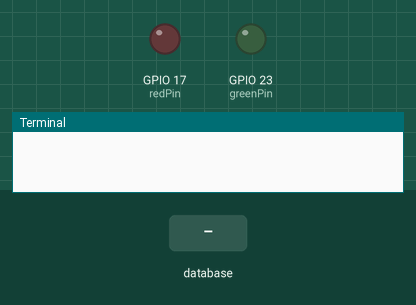
This program was run on a simulated Raspberry Pi (BCM pin numbers). Shown: output pins drawn as LEDs (lit = HIGH), the last lines printed to the terminal. The test bench sets the inputs (shaded band). Each call to the cloud database takes 0.3 s, and an entry nobody has set reads as its off value or as empty; sound played through the audio output is not drawn and takes no time.

Above: at 0.15 s.
At 1.2 s:
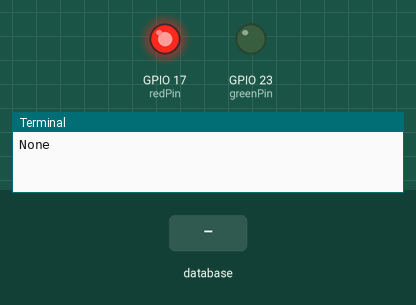
1.3 s: database entry "estado" set to "Aberto"
At 2.5 s:
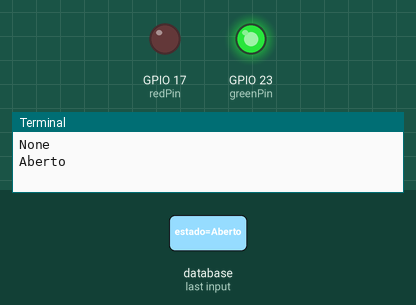
Timing chart, 0 to 4.3 s (numbered marks = the images above; inputs shaded):
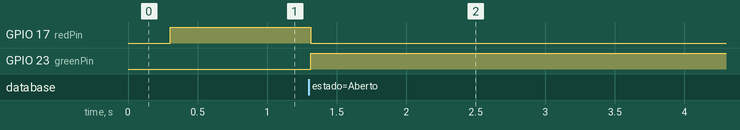

Measured:
- after the input at 1.3 s, GPIO 17 (redPin): HIGH → LOW at once; GPIO 23 (greenPin): LOW → HIGH at once

The program:

speaker_confirmation.py
```python
"""
    Abre a caixa
    Emite um som de confirmação e um sinal de luz verde quando a caixa está aberta
    Emite um sinal de luz vermelho quando caixa está fechada
    Faz update do estado.
"""

import pyrebase
from firebase_admin import credentials
import os
import time
import serial, string
import RPi.GPIO as GPIO

creds = credentials.Certificate("../log.json")
config = {
  "apiKey": "bwe43EWriuIQ045tl2fludU4l64T3OKwX8iQ03Sh",
  "authDomain": "abra-a-caixa.firebaseapp.com",
  "databaseURL": "https://abra-a-caixa-default-rtdb.europe-west1.firebasedatabase.app/",
  "storageBucket": "abra-a-caixa.appspot.com",
  "serviceAccount": "../log.json"
}


firebase = pyrebase.initialize_app(config)
db = firebase.database()

ser = serial.Serial("/dev/ttyACM0", 9600, 8, 'N', 1, timeout=1)

# pin definitions
redPin = 17
greenPin = 23

# setup GPIO
GPIO.setmode(GPIO.BCM)
GPIO.setup(redPin, GPIO.OUT)
GPIO.setup(greenPin, GPIO.OUT)

def stream_handler(message):
	print(message["data"])
	if message["data"] == "Aberto":
		ser.write(b"RASPBERRY OPEN\n")
		os.system("aplay confirmation.wav")
		GPIO.output(redPin, GPIO.LOW)
		GPIO.output(greenPin, GPIO.HIGH)
	else:
		ser.write(b"RASPBERRY CLOSE\n")
		GPIO.output(redPin, GPIO.HIGH)
		GPIO.output(greenPin, GPIO.LOW)

try:
	db.child("estado").stream(stream_handler)
except KeyboardInterrupt:
	stream.close()
	GPIO.cleanup()
```
